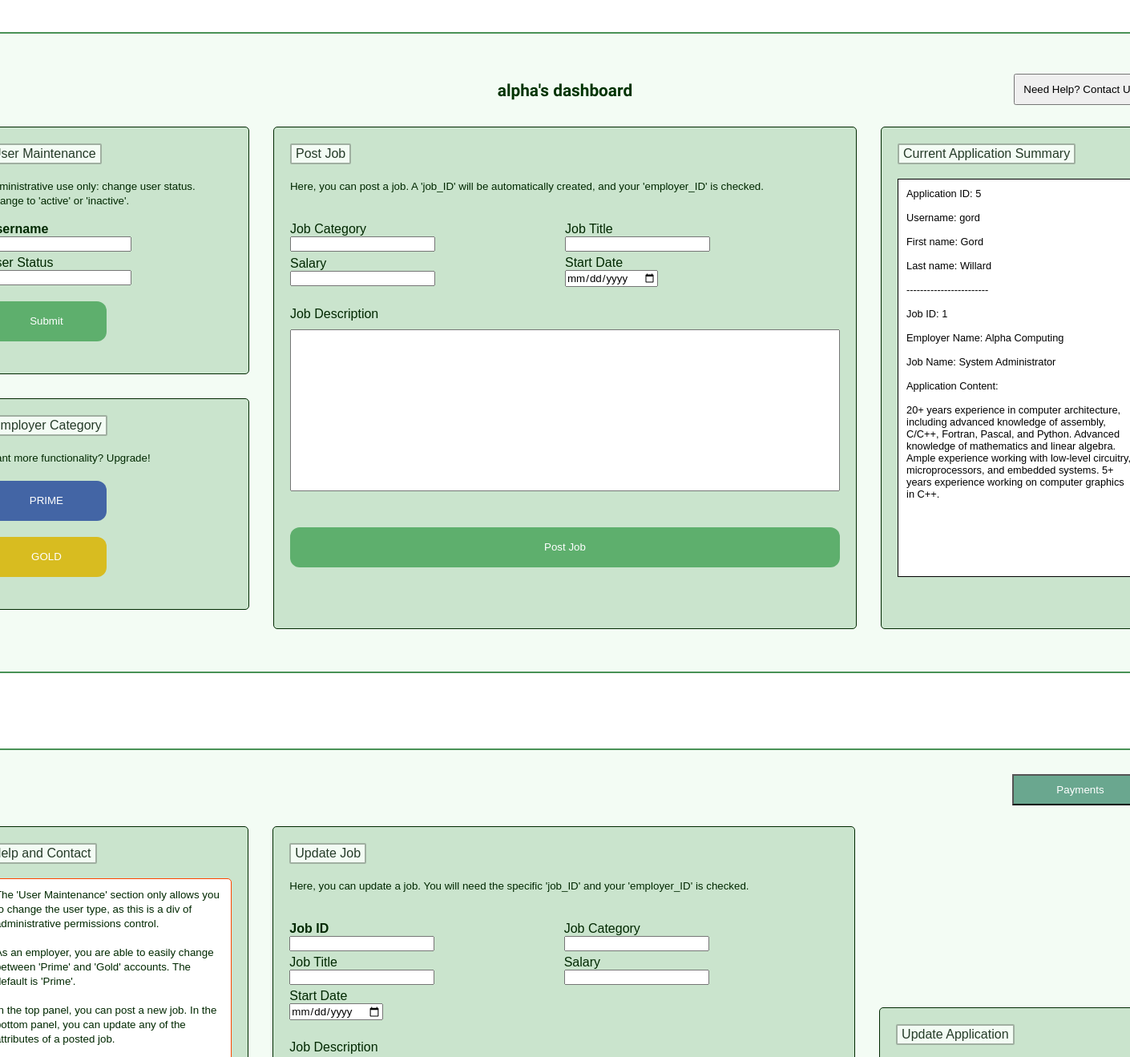
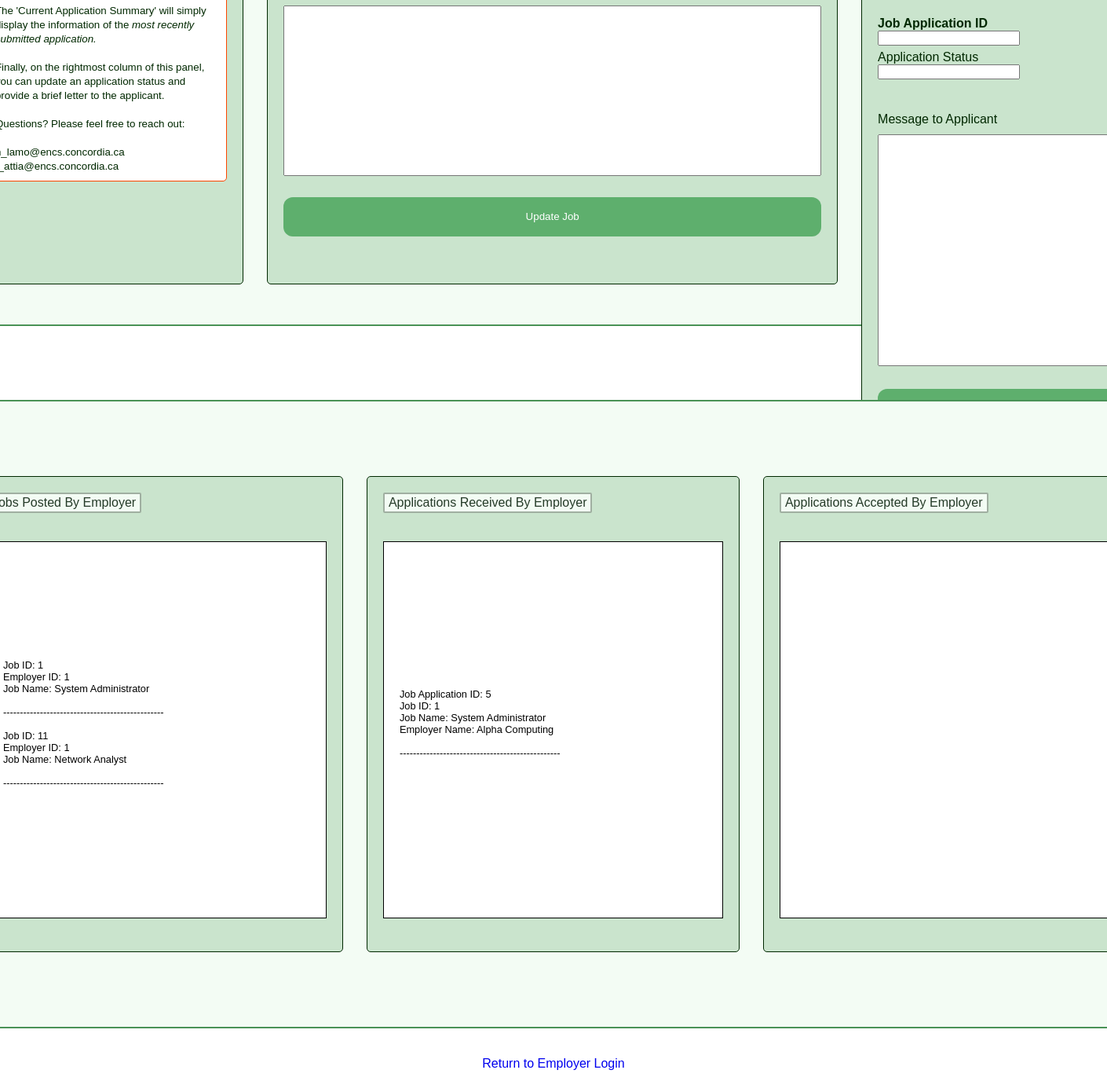
The page /view-employer/dashboard-employer.php (signed in) on the database its author committed (2 pictures, top to bottom).
### tables this page shows
CREATE TABLE `job_application` (
    `job_application_ID` INT AUTO_INCREMENT,
    `username` VARCHAR(255),
    `job_ID` INT,
    `job_name` VARCHAR(255),
    `employer_ID` INT,
    `employer_name` VARCHAR(255),
    `application_text` VARCHAR(1000),
    `application_status` VARCHAR(255),  
    `application_response` VARCHAR(500),
    PRIMARY KEY (job_application_ID),
    FOREIGN KEY (username) REFERENCES user (username),
    FOREIGN KEY (job_ID) REFERENCES job (job_ID),
    FOREIGN KEY (employer_ID) REFERENCES employer (employer_ID)
);

CREATE TABLE `user` (
    `username` VARCHAR(255),
    `employer_ID` INT NULL,
    `user_category` VARCHAR(255),
    `first_name` VARCHAR(255),
    `last_name` VARCHAR(255),
    `email` VARCHAR(255),
    `password` VARCHAR(255),
    `security_answer` VARCHAR(255),
    `total_jobs_posted` INT,
    `total_applications_submitted` INT,
    `status` VARCHAR(255),  
    PRIMARY KEY (username),
    FOREIGN KEY (employer_ID) REFERENCES employer (employer_ID),
    FOREIGN KEY (user_category) REFERENCES user_category (user_category)
);

### view-employer/dashboard-employer.php (the view, shortened to what the rows shown need)
<?php
    require('../php/get-current-application.php');
?>
<!DOCTYPE html>
<html lang="en">
<head>
    <link rel="stylesheet" href="../css/styles.css">
    <link rel="stylesheet" href="../css/grid-employer.css">
</head>
<body>
    <div class="dashboard-container">
        <h3><?php echo (htmlspecialchars($_SESSION['employer']));?>'s dashboard</h3><br>
        <div class="dashboard-employer">
            <div class="application-summary">
                <h4>Current Application Summary</h4><br><br>
                <p name="application-summary" id="application-summary" cols="34" rows="31">
                    <?php while ($row = $applicationIdResult->fetch_assoc() ): ?>
                        <?php
                            echo 'Application ID: ';
                            echo $row['job_application_ID'] . '<br><br>';
                        ?>
                    <?php endwhile; ?>
                    <?php while ($row = $applicationUsernameResult->fetch_assoc() ): ?>
                        <?php
                            echo 'Username: ';
                            echo $row['username'] . '<br>';
                        ?><br>
                    <?php endwhile; ?>
                    <?php while ($row = $applicantFirstNameResult->fetch_assoc() ): ?>
                        <?php
                            echo 'First name: ';
                            echo $row['first_name'] . '<br>';
                        ?><br>
                    <?php endwhile; ?>
                    <?php while ($row = $applicantLastNameResult->fetch_assoc() ): ?>
                        <?php
                            echo 'Last name: ';
                            echo $row['last_name'] . '<br><br>';
                            echo '------------------------<br>';
                        ?><br>
                    <?php endwhile; ?>
                    <?php while ($row = $applicationJobIdResult->fetch_assoc() ): ?>
                        <?php
                            echo 'Job ID: ';
                            echo $row['job_ID'] . '<br><br>';
                        ?>
                    <?php endwhile; ?>
                    <?php while ($row = $applicationEmployerNameResult->fetch_assoc() ): ?>
                        <?php
                            echo 'Employer Name: ';
                            echo $row['employer_name'] . '<br><br>';
                        ?>
                    <?php endwhile; ?>
                    <?php while ($row = $applicationJobNameResult->fetch_assoc() ): ?>
                        <?php
                            echo 'Job Name: ';
                            echo $row['job_name'] . '<br><br>';
                        ?>
                    <?php endwhile; ?>
                    <?php while ($row = $applicationTextResult->fetch_assoc() ): ?>
                        <?php
                            echo 'Application Content: ' . '<br><br>';
                            echo $row['application_text'];
                        ?><br>
                    <?php endwhile; ?>
                </p>
            </div>
        </div>
    </div>
    <br><br><br>
    <br><br><br>
    <br><br><a href="./index.php">Return to Employer Login</a><br><br>
</body>
</html>

### rows shown on the page
job_application: job_application_ID "5", job_ID "1", employer_name "Alpha Computing", job_name "System Administrator"
user: first_name "Gord", last_name "Willard"

### other values the page prints
$_SESSION['employer'] "alpha"
$row['username'] "gord"
$entry "1"
$_SESSION['postedEmployerIDResultsArray'][$counter] "1"
$_SESSION['postedJobNameResultsArray'][$counter] "System Administrator"
$entry "11"
$_SESSION['postedJobNameResultsArray'][$counter] "Network Analyst"
$entry "5"
$_SESSION['receivedJobIDResultsArray'][$counter] "1"
$_SESSION['receivedJobNameResultsArray'][$counter] "System Administrator"
$_SESSION['receivedEmployerNameResultsArray'][$counter] "Alpha Computing"
